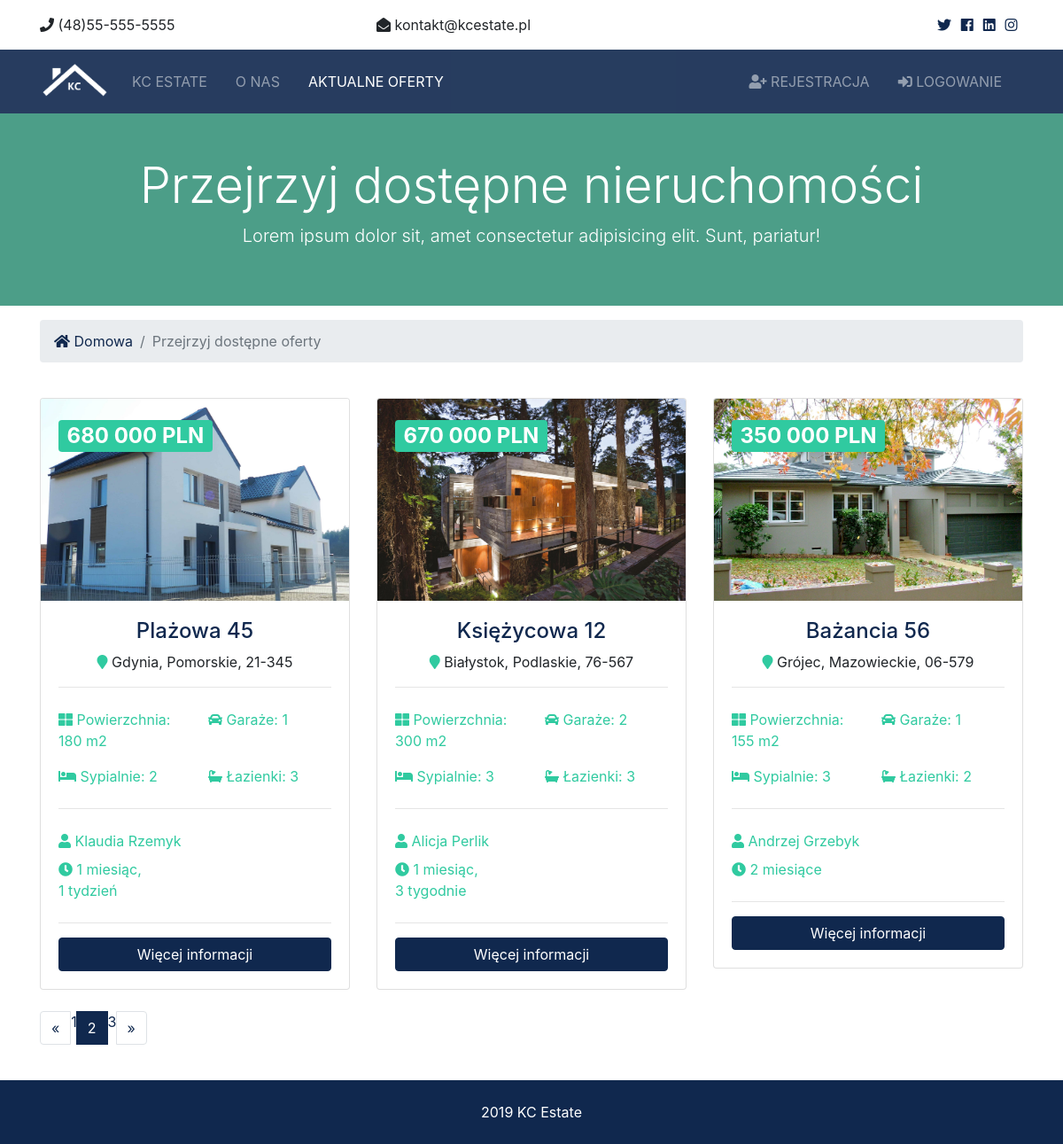
The app's page /listings/?page=2 with its own data.
### listings/models.py (models this page shows, shortened)
class Oferty(models.Model):
    agent = models.ForeignKey(Agenci, on_delete = models.DO_NOTHING)
    tytul = models.CharField(max_length=200)
    adres = models.CharField(max_length=200)
    miasto = models.CharField(max_length=100)
    wojewodztwo = models.CharField(max_length=100)
    kodpocztowy = models.CharField(max_length=20)
    opis = models.TextField(blank=True)
    cena = models.IntegerField()
    sypialnie = models.IntegerField()
    lazienki = models.IntegerField()
    garaz = models.IntegerField(default=0)
    pow_domu = models.IntegerField()
    pow_dzialki = models.DecimalField(max_digits=5, decimal_places=1,blank=True)
    zdjecie_glowne = models.ImageField(upload_to='photos/%Y/%m/%d/')
    zdjecie_1 = models.ImageField(upload_to='photos/%Y/%m/%d/',blank=True)
    zdjecie_2 = models.ImageField(upload_to='photos/%Y/%m/%d/',blank=True)
    zdjecie_3 = models.ImageField(upload_to='photos/%Y/%m/%d/',blank=True)
    zdjecie_4 = models.ImageField(upload_to='photos/%Y/%m/%d/',blank=True)
    zdjecie_5 = models.ImageField(upload_to='photos/%Y/%m/%d/',blank=True)
    zdjecie_6 = models.ImageField(upload_to='photos/%Y/%m/%d/',blank=True)
    czy_opublikowane = models.BooleanField(default=True)
    data_oferty = models.DateTimeField(default=datetime.now, blank=True)

### realtors/models.py (models this page shows)
class Agenci(models.Model):
    nazwa = models.CharField(max_length=200)
    zdjecie = models.ImageField(upload_to='photos/%Y/%m/%d/')
    opis = models.TextField(blank=True)
    telefon = models.CharField(max_length=20)
    email = models.CharField(max_length=50)
    czy_sprzedawcam = models.BooleanField(default=False)
    data_zatrudnienia = models.DateTimeField(default=datetime.now)
    def __str__(self):
        return self.nazwa

### listings/views.py (the view)
# urls.py: path('', views.index, name='listings'),
def index(request):
    lista_ofert = Oferty.objects.order_by('-data_oferty').filter(czy_opublikowane=True)
    paginator = Paginator(lista_ofert, 3)
    page = request.GET.get('page')
    oferty = paginator.get_page(page)
    context = {
       'oferty': oferty,
      }
    template = 'listings/listings.html'
    return render(request, template, context)

### templates/listings/listings.html
{% extends 'base.html' %}
{% load humanize  %}
{% block content %}
<section id="showcase-inner" class="py-5 text-white">
    <div class="container">
      <div class="row text-center">
        <div class="col-md-12">
          <h1 class="display-4">Przejrzyj dostępne nieruchomości </h1>
          <p class="lead">Lorem ipsum dolor sit, amet consectetur adipisicing elit. Sunt, pariatur!</p>
        </div>
      </div>
    </div>
  </section>
  <section id="bc" class="mt-3">
    <div class="container">
      <nav aria-label="breadcrumb">
        <ol class="breadcrumb">
          <li class="breadcrumb-item">
            <a href="{% url 'index' %}">
              <i class="fas fa-home"></i> Domowa</a>
          </li>
          <li class="breadcrumb-item active">Przejrzyj dostępne oferty</li>
        </ol>
      </nav>
    </div>
  </section>
  <section id="listings" class="py-4">
    <div class="container">
      <div class="row">
       {% if oferty %}
              {% for oferta in oferty %}
              <div class="col-md-6 col-lg-4 mb-4">
                <div class="card listing-preview">
                  <img class="card-img-top" src="{{oferta.zdjecie_glowne.url}}" alt="">
                  <div class="card-img-overlay">
                    <h2>
                      <span class="badge badge-secondary text-white"> {{oferta.cena | intcomma}} PLN</span>
                    </h2>
                  </div>
                  <div class="card-body">
                    <div class="listing-heading text-center">
                      <h4 class="text-primary">{{ oferta.tytul }}</h4>
                      <p>
                        <i class="fas fa-map-marker text-secondary"></i> {{ oferta.miasto }}, {{ oferta.wojewodztwo }}, {{ oferta.kodpocztowy }}</p>
                    </div>
                    <hr>
                    <div class="row py-2 text-secondary">
                      <div class="col-6">
                        <i class="fas fa-th-large"></i> Powierzchnia: {{ oferta.pow_domu }} m2</div>
                      <div class="col-6">
                        <i class="fas fa-car"></i> Garaże: {{ oferta.garaz }}</div>
                    </div>
                    <div class="row py-2 text-secondary">
                      <div class="col-6">
                        <i class="fas fa-bed"></i> Sypialnie: {{ oferta.sypialnie }}</div>
                      <div class="col-6">
                        <i class="fas fa-bath"></i> Łazienki: {{ oferta.lazienki }}</div>
                    </div>
                    <hr>
                    <div class="row py-2 text-secondary">
                      <div class="col-12">
                        <i class="fas fa-user"></i> {{ oferta.agent }}</div>
                    </div>
                    <div class="row text-secondary pb-2">
                      <div class="col-6">
                        <i class="fas fa-clock"></i> {{ oferta.data_oferty | timesince }}</div>
                    </div>
                    <hr>
                   <a href="{% url 'listing' oferta.id %}" class="btn btn-primary btn-block"> Więcej informacji </a>
                  </div>
                </div>
              </div>
             {% endfor %}
          {% else %}
        <div class="col-md-12">
          <p>Brak dostępnych ofert</p>
        </div>
          {% endif %}
    </div>
         <div class="row">
        <div class="col-md-12">
          {% if oferty.has_other_pages %}
            <ul class="pagination">
              {% if oferty.has_previous %}
                <li class="page-item ">
                  <a href="?page={{oferty.previous_page_number}}" class="page-link">&laquo;</a>
               </li>
              {% else %}
                <li class="page-item disabled">
                  <a class="page-link">&laquo;</a>
                </li>
              {% endif %}
              {% for i in oferty.paginator.page_range %}
                 {% if oferty.number == i %}
                     <li class="page-item active">
                       <a class="page-link"> {{i}} </a>
                     </li>
                 {% else  %}
                  <li class="page-item">
                     <a href="?page={{i}}">{{i}}</a>
                  </li>
                 {% endif %}
              {% endfor %}
              {% if oferty.has_next %}
                <li class="page-item">
                  <a href="?page= {{ oferty.next_page_number }}" class="page-link"> &raquo; </a>
               </li>
              {% else %}
                <li class="page-item disabled">
                  <a class="page-link"> &raquo;</a>
                </li>
              {% endif %}
            </ul>
       {% endif %}
        </div>
      </div>
    </div>
  </section>
{% endblock %}

### Moj_projekt/static3/css/all.css (style rules this page uses)
.fa, .fas, .far, .fal, .fab { -moz-osx-font-smoothing: grayscale; -webkit-font-smoothing: antialiased; display: inline-block; font-style: normal; font-variant: normal; text-rendering: auto; line-height: 1; }
.fa-bath:before { content: "\f2cd"; }
.fa-bed:before { content: "\f236"; }
.fa-car:before { content: "\f1b9"; }
.fa-clock:before { content: "\f017"; }
.fa-home:before { content: "\f015"; }
.fa-map-marker:before { content: "\f041"; }
.fa-th-large:before { content: "\f009"; }
.fa-user:before { content: "\f007"; }
.fa, .fas { font-family: 'Font Awesome 5 Free'; font-weight: 900; }

### Moj_projekt/static3/css/style.css (style rules this page uses)
img { width: 100%; }
#showcase-inner { background: url(../img/building1.jpg) no-repeat top center fixed/cover; position: relative; overflow: hidden; min-height: 200px; }
#showcase-inner::before { content: ''; position: absolute; top: 0; left: 0; min-height: 100%; width: 100%; background: rgba(32, 134, 107, 0.8); }
.listing-preview a { position: relative; }

### records on screen
Oferty: zdjecie_glowne (picture), cena "680 000", tytul "Plażowa 45", miasto "Gdynia", wojewodztwo "Pomorskie", kodpocztowy "21-345", pow_domu "180", garaz "1", sypialnie "2", lazienki "3", agent "Klaudia Rzemyk", data_oferty "1 miesiąc, 1 tydzień"
Oferty: zdjecie_glowne (picture), cena "670 000", tytul "Księżycowa 12", miasto "Białystok", wojewodztwo "Podlaskie", kodpocztowy "76-567", pow_domu "300", garaz "2", sypialnie "3", lazienki "3", agent "Alicja Perlik", data_oferty "1 miesiąc, 3 tygodnie"
Oferty: zdjecie_glowne (picture), cena "350 000", tytul "Bażancia 56", miasto "Grójec", wojewodztwo "Mazowieckie", kodpocztowy "06-579", pow_domu "155", garaz "1", sypialnie "3", lazienki "2", agent "Andrzej Grzebyk", data_oferty "2 miesiące"

### other values on screen
{{ i }} "1" "3"
{{ i }} "2"
